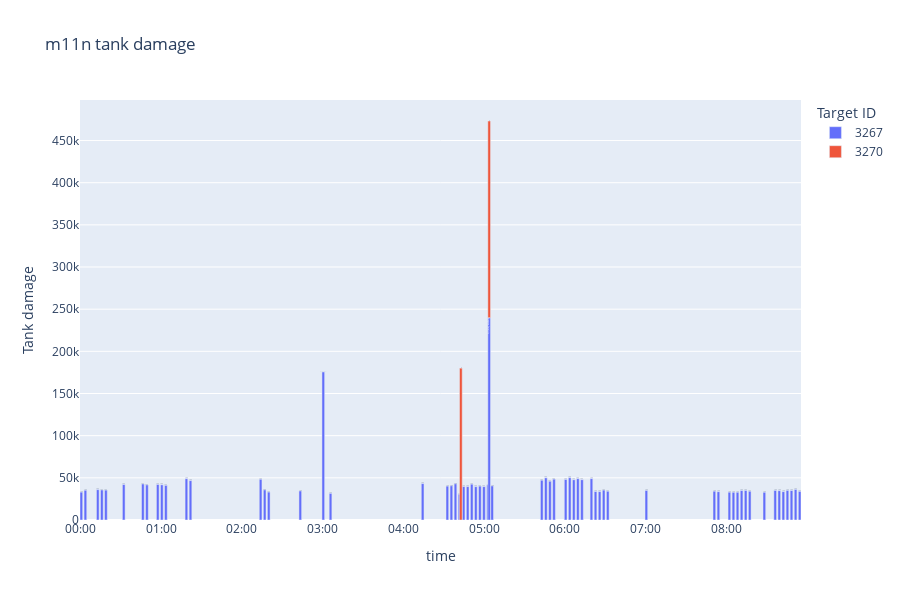

Write notebook code for a chart like this one.
### Code cell
fig = incoming_damage.plot_tank_damage("m11n", color_by_target=True)
fig.show()
